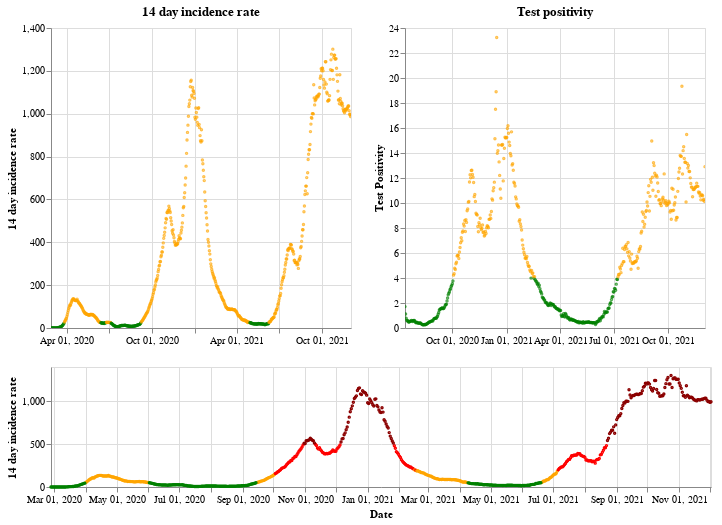

The notebook cell this image was saved under:
### Markdown cell above
## Wales

### Code cell
plot_traffic_light('Wales')

### Figure 1 — Vega-Lite specification as saved in the notebook (floating-point values rounded to 4 significant figures; data arrays with more than 128 entries replaced by an {"elided": "..."} marker saying what was removed)
{"config": {"view": {"continuousWidth": 400, "continuousHeight": 300}}, "vconcat": [{"hconcat": [{"mark": {"type": "point", "size": 2}, "encoding": {"color": {"condition": {"value": "green", "test": "(datum.twoWeeklyCasesRate <= 25)"}, "value": "orange"}, "tooltip": [{"type": "nominal", "field": "areaName"}, {"type": "temporal", "field": "date"}, {"type": "quantitative", "field": "twoWeeklyCasesRate"}, {"type": "quantitative", "field": "testPositivity"}], "x": {"type": "temporal", "axis": {"title": ""}, "field": "date", "scale": {"domain": {"selection": "DateBrush"}}, "timeUnit": "yearmonthdate"}, "y": {"type": "quantitative", "axis": {"title": "14 day incidence rate"}, "field": "twoWeeklyCasesRate"}}, "title": "14 day incidence rate", "width": 300}, {"mark": {"type": "point", "size": 2}, "encoding": {"color": {"condition": {"value": "green", "test": "(datum.testPositivity <= 4)"}, "value": "orange"}, "tooltip": [{"type": "nominal", "field": "areaName"}, {"type": "temporal", "field": "date"}, {"type": "quantitative", "field": "twoWeeklyCasesRate"}, {"type": "quantitative", "field": "testPositivity"}], "x": {"type": "temporal", "axis": {"title": ""}, "field": "date", "scale": {"domain": {"selection": "DateBrush"}}, "timeUnit": "yearmonthdate"}, "y": {"type": "quantitative", "axis": {"title": "Test Positivity"}, "field": "testPositivity"}}, "title": "Test positivity", "width": 300}]}, {"layer": [{"mark": {"type": "point", "size": 2}, "encoding": {"color": {"condition": {"value": "orange", "test": "(((datum.testPositivity < 4) && (datum.twoWeeklyCasesRate >= 50)) && (datum.twoWeeklyCasesRate < 200))"}, "value": "red"}, "opacity": {"condition": {"value": 1, "test": "((datum.twoWeeklyCasesRate >= 50) && (datum.twoWeeklyCasesRate < 500))"}, "value": 0}, "tooltip": [{"type": "nominal", "field": "areaName"}, {"type": "temporal", "field": "date"}, {"type": "quantitative", "field": "twoWeeklyCasesRate"}, {"type": "quantitative", "field": "testPositivity"}], "x": {"type": "temporal", "axis": {"title": "Date"}, "field": "date", "timeUnit": "yearmonthdate"}, "y": {"type": "quantitative", "axis": {"title": "14 day incidence rate"}, "field": "twoWeeklyCasesRate"}}, "selection": {"DateBrush": {"type": "interval", "encodings": ["x"], "fields": ["Time"]}}}, {"mark": {"type": "point", "size": 2}, "encoding": {"color": {"value": "darkred"}, "opacity": {"condition": {"value": 1, "test": "(datum.twoWeeklyCasesRate >= 500)"}, "value": 0}, "tooltip": [{"type": "nominal", "field": "areaName"}, {"type": "temporal", "field": "date"}, {"type": "quantitative", "field": "twoWeeklyCasesRate"}, {"type": "quantitative", "field": "testPositivity"}], "x": {"type": "temporal", "axis": {"title": "Date"}, "field": "date", "timeUnit": "yearmonthdate"}, "y": {"type": "quantitative", "axis": {"title": "14 day incidence rate"}, "field": "twoWeeklyCasesRate"}}}, {"mark": {"type": "point", "size": 2}, "encoding": {"color": {"condition": {"value": "green", "test": "((datum.testPositivity < 4) && (datum.twoWeeklyCasesRate < 50))"}, "value": "orange"}, "opacity": {"condition": {"value": 1, "test": "(datum.twoWeeklyCasesRate < 50)"}, "value": 0}, "tooltip": [{"type": "nominal", "field": "areaName"}, {"type": "temporal", "field": "date"}, {"type": "quantitative", "field": "twoWeeklyCasesRate"}, {"type": "quantitative", "field": "testPositivity"}], "x": {"type": "temporal", "axis": {"title": "Date"}, "field": "date", "timeUnit": "yearmonthdate"}, "y": {"type": "quantitative", "axis": {"title": "14 day incidence rate"}, "field": "twoWeeklyCasesRate"}}}], "height": 120, "width": 660}], "data": {"name": "data-ca828df04581e790a0a425ea351da12a"}, "$schema": "https://vega.github.io/schema/vega-lite/v4.8.1.json", "datasets": {"data-ca828df04581e790a0a425ea351da12a": {"elided": "645 records"}}}
